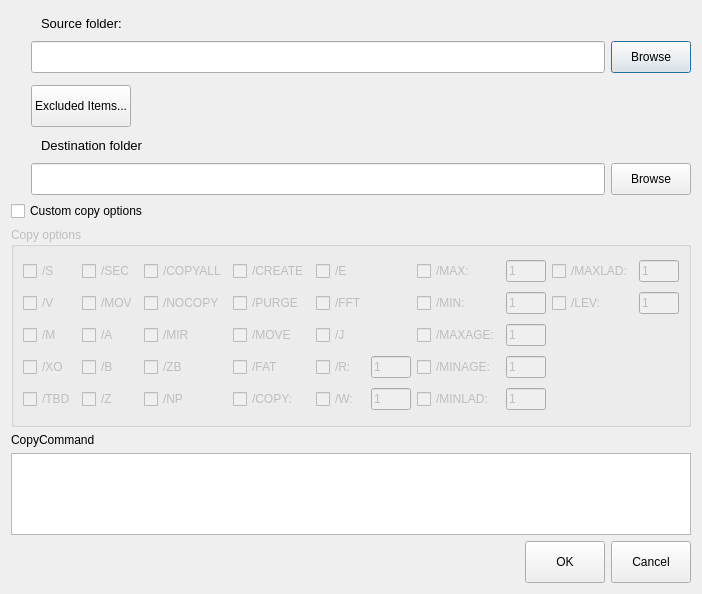
<?xml version="1.0" encoding="UTF-8"?>
<ui version="4.0">
 <class>EditTask</class>
 <widget class="QDialog" name="EditTask">
  <property name="geometry">
   <rect>
    <x>0</x>
    <y>0</y>
    <width>698</width>
    <height>594</height>
   </rect>
  </property>
  <property name="windowTitle">
   <string>Edit task</string>
  </property>
  <property name="styleSheet">
   <string notr="true">font: 10pt &quot;Segoe UI Symbol&quot;;</string>
  </property>
  <layout class="QVBoxLayout" name="verticalLayout">
   <item>
    <layout class="QHBoxLayout" name="horizontalLayout">
     <item>
      <widget class="QLabel" name="label_4">
       <property name="minimumSize">
        <size>
         <width>24</width>
         <height>24</height>
        </size>
       </property>
       <property name="maximumSize">
        <size>
         <width>24</width>
         <height>24</height>
        </size>
       </property>
       <property name="styleSheet">
        <string notr="true">border-image: url(:/img/UI/rsc/task.png);</string>
       </property>
       <property name="text">
        <string/>
       </property>
      </widget>
     </item>
     <item>
      <widget class="QLabel" name="label">
       <property name="font">
        <font>
         <family>Segoe UI Symbol</family>
         <pointsize>10</pointsize>
         <weight>50</weight>
         <italic>false</italic>
         <bold>false</bold>
        </font>
       </property>
       <property name="text">
        <string>Source folder:</string>
       </property>
      </widget>
     </item>
     <item>
      <spacer name="horizontalSpacer_3">
       <property name="orientation">
        <enum>Qt::Horizontal</enum>
       </property>
       <property name="sizeHint" stdset="0">
        <size>
         <width>40</width>
         <height>20</height>
        </size>
       </property>
      </spacer>
     </item>
    </layout>
   </item>
   <item>
    <layout class="QHBoxLayout" name="horizontalLayout_2">
     <property name="spacing">
      <number>6</number>
     </property>
     <item>
      <spacer name="horizontalSpacer_5">
       <property name="orientation">
        <enum>Qt::Horizontal</enum>
       </property>
       <property name="sizeType">
        <enum>QSizePolicy::Minimum</enum>
       </property>
       <property name="sizeHint" stdset="0">
        <size>
         <width>20</width>
         <height>20</height>
        </size>
       </property>
      </spacer>
     </item>
     <item>
      <widget class="QLineEdit" name="sourceFolderTextBox">
       <property name="minimumSize">
        <size>
         <width>0</width>
         <height>32</height>
        </size>
       </property>
      </widget>
     </item>
     <item>
      <widget class="QPushButton" name="btnBrowseSrc">
       <property name="minimumSize">
        <size>
         <width>0</width>
         <height>32</height>
        </size>
       </property>
       <property name="text">
        <string>Browse</string>
       </property>
       <property name="icon">
        <iconset>
         <normalon>:/img/UI/rsc/browse.png</normalon>
        </iconset>
       </property>
      </widget>
     </item>
    </layout>
   </item>
   <item>
    <layout class="QHBoxLayout" name="horizontalLayout_3">
     <property name="topMargin">
      <number>6</number>
     </property>
     <item>
      <spacer name="horizontalSpacer_7">
       <property name="orientation">
        <enum>Qt::Horizontal</enum>
       </property>
       <property name="sizeType">
        <enum>QSizePolicy::Minimum</enum>
       </property>
       <property name="sizeHint" stdset="0">
        <size>
         <width>20</width>
         <height>20</height>
        </size>
       </property>
      </spacer>
     </item>
     <item>
      <widget class="QPushButton" name="btnExclude">
       <property name="minimumSize">
        <size>
         <width>0</width>
         <height>42</height>
        </size>
       </property>
       <property name="text">
        <string>Excluded Items...</string>
       </property>
       <property name="icon">
        <iconset>
         <normalon>:/img/UI/rsc/exclude.png</normalon>
        </iconset>
       </property>
      </widget>
     </item>
     <item>
      <spacer name="horizontalSpacer">
       <property name="orientation">
        <enum>Qt::Horizontal</enum>
       </property>
       <property name="sizeHint" stdset="0">
        <size>
         <width>40</width>
         <height>20</height>
        </size>
       </property>
      </spacer>
     </item>
    </layout>
   </item>
   <item>
    <layout class="QHBoxLayout" name="horizontalLayout_4">
     <item>
      <widget class="QLabel" name="label_3">
       <property name="minimumSize">
        <size>
         <width>24</width>
         <height>24</height>
        </size>
       </property>
       <property name="maximumSize">
        <size>
         <width>24</width>
         <height>24</height>
        </size>
       </property>
       <property name="styleSheet">
        <string notr="true">border-image: url(:/img/UI/rsc/target.png);</string>
       </property>
       <property name="text">
        <string/>
       </property>
      </widget>
     </item>
     <item>
      <widget class="QLabel" name="label_2">
       <property name="font">
        <font>
         <family>Segoe UI Symbol</family>
         <pointsize>10</pointsize>
         <weight>50</weight>
         <italic>false</italic>
         <bold>false</bold>
        </font>
       </property>
       <property name="text">
        <string>Destination folder</string>
       </property>
      </widget>
     </item>
     <item>
      <spacer name="horizontalSpacer_4">
       <property name="orientation">
        <enum>Qt::Horizontal</enum>
       </property>
       <property name="sizeHint" stdset="0">
        <size>
         <width>40</width>
         <height>20</height>
        </size>
       </property>
      </spacer>
     </item>
    </layout>
   </item>
   <item>
    <layout class="QHBoxLayout" name="horizontalLayout_5">
     <item>
      <spacer name="horizontalSpacer_6">
       <property name="orientation">
        <enum>Qt::Horizontal</enum>
       </property>
       <property name="sizeType">
        <enum>QSizePolicy::Minimum</enum>
       </property>
       <property name="sizeHint" stdset="0">
        <size>
         <width>20</width>
         <height>20</height>
        </size>
       </property>
      </spacer>
     </item>
     <item>
      <widget class="QLineEdit" name="targetFolderTextBox">
       <property name="minimumSize">
        <size>
         <width>0</width>
         <height>32</height>
        </size>
       </property>
      </widget>
     </item>
     <item>
      <widget class="QPushButton" name="btnBrowseDst">
       <property name="minimumSize">
        <size>
         <width>0</width>
         <height>32</height>
        </size>
       </property>
       <property name="text">
        <string>Browse</string>
       </property>
       <property name="icon">
        <iconset>
         <normalon>:/img/UI/rsc/browse.png</normalon>
        </iconset>
       </property>
      </widget>
     </item>
    </layout>
   </item>
   <item>
    <widget class="QCheckBox" name="robocopySwitchesCheckBox">
     <property name="text">
      <string>Custom copy options</string>
     </property>
    </widget>
   </item>
   <item>
    <widget class="QGroupBox" name="grpOptions">
     <property name="enabled">
      <bool>false</bool>
     </property>
     <property name="minimumSize">
      <size>
       <width>680</width>
       <height>200</height>
      </size>
     </property>
     <property name="title">
      <string>Copy options</string>
     </property>
     <layout class="QGridLayout" name="gridLayout" columnminimumwidth="0,0,0,0,0,20,10">
      <item row="0" column="0">
       <widget class="QCheckBox" name="chk_s">
        <property name="text">
         <string>/S</string>
        </property>
       </widget>
      </item>
      <item row="0" column="1">
       <widget class="QCheckBox" name="chk_sec">
        <property name="text">
         <string>/SEC</string>
        </property>
       </widget>
      </item>
      <item row="0" column="2">
       <widget class="QCheckBox" name="chk_copyall">
        <property name="text">
         <string>/COPYALL</string>
        </property>
       </widget>
      </item>
      <item row="0" column="3">
       <widget class="QCheckBox" name="chk_create">
        <property name="text">
         <string>/CREATE</string>
        </property>
       </widget>
      </item>
      <item row="0" column="4">
       <layout class="QHBoxLayout" name="horizontalLayout_18">
        <item>
         <widget class="QCheckBox" name="chk_e">
          <property name="text">
           <string>/E</string>
          </property>
         </widget>
        </item>
        <item>
         <spacer name="horizontalSpacer_8">
          <property name="orientation">
           <enum>Qt::Horizontal</enum>
          </property>
          <property name="sizeHint" stdset="0">
           <size>
            <width>13</width>
            <height>20</height>
           </size>
          </property>
         </spacer>
        </item>
       </layout>
      </item>
      <item row="0" column="5">
       <layout class="QHBoxLayout" name="horizontalLayout_13">
        <item>
         <widget class="QCheckBox" name="chk_max">
          <property name="text">
           <string>/MAX:</string>
          </property>
         </widget>
        </item>
        <item>
         <widget class="QLineEdit" name="txt_max">
          <property name="maximumSize">
           <size>
            <width>40</width>
            <height>16777215</height>
           </size>
          </property>
          <property name="text">
           <string>1</string>
          </property>
         </widget>
        </item>
       </layout>
      </item>
      <item row="0" column="6">
       <layout class="QHBoxLayout" name="horizontalLayout_14">
        <item>
         <widget class="QCheckBox" name="chk_maxlad">
          <property name="text">
           <string>/MAXLAD:</string>
          </property>
         </widget>
        </item>
        <item>
         <widget class="QLineEdit" name="txt_maxlad">
          <property name="maximumSize">
           <size>
            <width>40</width>
            <height>16777215</height>
           </size>
          </property>
          <property name="text">
           <string>1</string>
          </property>
         </widget>
        </item>
       </layout>
      </item>
      <item row="1" column="0">
       <widget class="QCheckBox" name="chk_v">
        <property name="text">
         <string>/V</string>
        </property>
       </widget>
      </item>
      <item row="1" column="1">
       <widget class="QCheckBox" name="chk_mov">
        <property name="text">
         <string>/MOV</string>
        </property>
       </widget>
      </item>
      <item row="1" column="2">
       <widget class="QCheckBox" name="chk_nocopy">
        <property name="text">
         <string>/NOCOPY</string>
        </property>
       </widget>
      </item>
      <item row="1" column="3">
       <widget class="QCheckBox" name="chk_purge">
        <property name="text">
         <string>/PURGE</string>
        </property>
       </widget>
      </item>
      <item row="1" column="4">
       <layout class="QHBoxLayout" name="horizontalLayout_17">
        <item>
         <widget class="QCheckBox" name="chk_fft">
          <property name="text">
           <string>/FFT</string>
          </property>
         </widget>
        </item>
        <item>
         <spacer name="horizontalSpacer_9">
          <property name="orientation">
           <enum>Qt::Horizontal</enum>
          </property>
          <property name="sizeHint" stdset="0">
           <size>
            <width>13</width>
            <height>20</height>
           </size>
          </property>
         </spacer>
        </item>
       </layout>
      </item>
      <item row="1" column="5">
       <layout class="QHBoxLayout" name="horizontalLayout_12">
        <item>
         <widget class="QCheckBox" name="chk_min">
          <property name="text">
           <string>/MIN:</string>
          </property>
         </widget>
        </item>
        <item>
         <widget class="QLineEdit" name="txt_min">
          <property name="maximumSize">
           <size>
            <width>40</width>
            <height>16777215</height>
           </size>
          </property>
          <property name="text">
           <string>1</string>
          </property>
         </widget>
        </item>
       </layout>
      </item>
      <item row="1" column="6">
       <layout class="QHBoxLayout" name="horizontalLayout_15">
        <item>
         <widget class="QCheckBox" name="chk_lev">
          <property name="text">
           <string>/LEV:</string>
          </property>
         </widget>
        </item>
        <item>
         <widget class="QLineEdit" name="txt_lev">
          <property name="maximumSize">
           <size>
            <width>40</width>
            <height>16777215</height>
           </size>
          </property>
          <property name="text">
           <string>1</string>
          </property>
         </widget>
        </item>
       </layout>
      </item>
      <item row="2" column="0">
       <widget class="QCheckBox" name="chk_m">
        <property name="text">
         <string>/M</string>
        </property>
       </widget>
      </item>
      <item row="2" column="1">
       <widget class="QCheckBox" name="chk_a">
        <property name="text">
         <string>/A</string>
        </property>
       </widget>
      </item>
      <item row="2" column="2">
       <widget class="QCheckBox" name="chk_mir">
        <property name="text">
         <string>/MIR</string>
        </property>
       </widget>
      </item>
      <item row="2" column="3">
       <widget class="QCheckBox" name="chk_move">
        <property name="text">
         <string>/MOVE</string>
        </property>
       </widget>
      </item>
      <item row="2" column="4">
       <layout class="QHBoxLayout" name="horizontalLayout_16">
        <item>
         <widget class="QCheckBox" name="chk_j">
          <property name="text">
           <string>/J</string>
          </property>
         </widget>
        </item>
        <item>
         <spacer name="horizontalSpacer_10">
          <property name="orientation">
           <enum>Qt::Horizontal</enum>
          </property>
          <property name="sizeHint" stdset="0">
           <size>
            <width>13</width>
            <height>20</height>
           </size>
          </property>
         </spacer>
        </item>
       </layout>
      </item>
      <item row="2" column="5">
       <layout class="QHBoxLayout" name="horizontalLayout_11">
        <item>
         <widget class="QCheckBox" name="chk_maxage">
          <property name="text">
           <string>/MAXAGE:</string>
          </property>
         </widget>
        </item>
        <item>
         <widget class="QLineEdit" name="txt_maxage">
          <property name="maximumSize">
           <size>
            <width>40</width>
            <height>16777215</height>
           </size>
          </property>
          <property name="text">
           <string>1</string>
          </property>
         </widget>
        </item>
       </layout>
      </item>
      <item row="3" column="0">
       <widget class="QCheckBox" name="chk_xo">
        <property name="text">
         <string>/XO</string>
        </property>
       </widget>
      </item>
      <item row="3" column="1">
       <widget class="QCheckBox" name="chk_b">
        <property name="text">
         <string>/B</string>
        </property>
       </widget>
      </item>
      <item row="3" column="2">
       <widget class="QCheckBox" name="chk_zb">
        <property name="text">
         <string>/ZB</string>
        </property>
       </widget>
      </item>
      <item row="3" column="3">
       <widget class="QCheckBox" name="chk_fat">
        <property name="text">
         <string>/FAT</string>
        </property>
       </widget>
      </item>
      <item row="3" column="4">
       <layout class="QHBoxLayout" name="horizontalLayout_6">
        <item>
         <widget class="QCheckBox" name="chk_r">
          <property name="text">
           <string>/R:</string>
          </property>
         </widget>
        </item>
        <item>
         <widget class="QLineEdit" name="txt_r">
          <property name="maximumSize">
           <size>
            <width>40</width>
            <height>16777215</height>
           </size>
          </property>
          <property name="text">
           <string>1</string>
          </property>
         </widget>
        </item>
       </layout>
      </item>
      <item row="3" column="5">
       <layout class="QHBoxLayout" name="horizontalLayout_8">
        <item>
         <widget class="QCheckBox" name="chk_minage">
          <property name="text">
           <string>/MINAGE:</string>
          </property>
         </widget>
        </item>
        <item>
         <widget class="QLineEdit" name="txt_minage">
          <property name="maximumSize">
           <size>
            <width>40</width>
            <height>16777215</height>
           </size>
          </property>
          <property name="text">
           <string>1</string>
          </property>
         </widget>
        </item>
       </layout>
      </item>
      <item row="4" column="0">
       <widget class="QCheckBox" name="chk_tbd">
        <property name="text">
         <string>/TBD</string>
        </property>
       </widget>
      </item>
      <item row="4" column="1">
       <widget class="QCheckBox" name="chk_z">
        <property name="text">
         <string>/Z</string>
        </property>
       </widget>
      </item>
      <item row="4" column="2">
       <widget class="QCheckBox" name="chk_np">
        <property name="text">
         <string>/NP</string>
        </property>
       </widget>
      </item>
      <item row="4" column="3">
       <widget class="QCheckBox" name="chk_copy">
        <property name="text">
         <string>/COPY:</string>
        </property>
       </widget>
      </item>
      <item row="4" column="4">
       <layout class="QHBoxLayout" name="horizontalLayout_7">
        <item>
         <widget class="QCheckBox" name="chk_w">
          <property name="text">
           <string>/W:</string>
          </property>
         </widget>
        </item>
        <item>
         <widget class="QLineEdit" name="txt_w">
          <property name="maximumSize">
           <size>
            <width>40</width>
            <height>16777215</height>
           </size>
          </property>
          <property name="text">
           <string>1</string>
          </property>
         </widget>
        </item>
       </layout>
      </item>
      <item row="4" column="5">
       <layout class="QHBoxLayout" name="horizontalLayout_10">
        <item>
         <widget class="QCheckBox" name="chk_minlad">
          <property name="text">
           <string>/MINLAD:</string>
          </property>
         </widget>
        </item>
        <item>
         <widget class="QLineEdit" name="txt_minlad">
          <property name="maximumSize">
           <size>
            <width>40</width>
            <height>16777215</height>
           </size>
          </property>
          <property name="text">
           <string>1</string>
          </property>
         </widget>
        </item>
       </layout>
      </item>
     </layout>
    </widget>
   </item>
   <item>
    <widget class="QLabel" name="label_5">
     <property name="text">
      <string>CopyCommand</string>
     </property>
    </widget>
   </item>
   <item>
    <widget class="QTextEdit" name="txtCmd">
     <property name="readOnly">
      <bool>true</bool>
     </property>
    </widget>
   </item>
   <item>
    <layout class="QHBoxLayout" name="horizontalLayout_9">
     <property name="topMargin">
      <number>0</number>
     </property>
     <item>
      <spacer name="horizontalSpacer_2">
       <property name="orientation">
        <enum>Qt::Horizontal</enum>
       </property>
       <property name="sizeHint" stdset="0">
        <size>
         <width>40</width>
         <height>20</height>
        </size>
       </property>
      </spacer>
     </item>
     <item>
      <widget class="QPushButton" name="btnOK">
       <property name="minimumSize">
        <size>
         <width>0</width>
         <height>42</height>
        </size>
       </property>
       <property name="text">
        <string>OK</string>
       </property>
       <property name="icon">
        <iconset>
         <normalon>:/img/UI/rsc/okpng.png</normalon>
        </iconset>
       </property>
      </widget>
     </item>
     <item>
      <widget class="QPushButton" name="btnCancel">
       <property name="minimumSize">
        <size>
         <width>0</width>
         <height>42</height>
        </size>
       </property>
       <property name="text">
        <string>Cancel</string>
       </property>
       <property name="icon">
        <iconset>
         <normalon>:/img/UI/rsc/cancel.png</normalon>
        </iconset>
       </property>
      </widget>
     </item>
    </layout>
   </item>
  </layout>
 </widget>
 <resources>
  <include location="../rsc.qrc"/>
 </resources>
 <connections/>
</ui>
